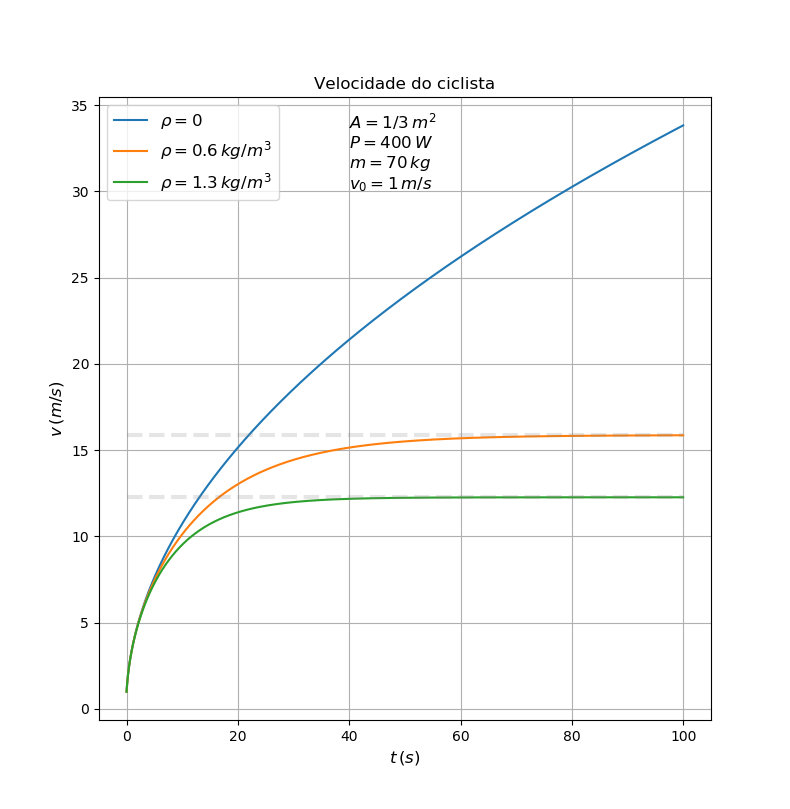

Write Python code to recreate this figure.
import numpy as np
import matplotlib.pyplot as plt
import subprocess


# simulation parameters
v0  = 1
rho0 = 0
rho1 = 1.3
rho2 = 0.6
tmax = 100
dt = 0.001
in1 = str(v0) + " " + str(rho0) + " " + str(tmax) + " " + str(dt)
in2 = str(v0) + " " + str(rho1) + " " + str(tmax) + " " + str(dt)
in3 = str(v0) + " " + str(rho2) + " " + str(tmax) + " " + str(dt)


# compile code
compiler = "gfortran"
flags = ["-Wall", "-Wextra", "-Wconversion-extra", "-std=f95", "-pedantic", "-fimplicit-none", "-fbacktrace", "-O3", "-march=native"]
source = "1.f90"
cmd = [compiler] + flags + [source]

print("Compiling {} with {} {}".format(source, compiler, flags))
bla = subprocess.run(cmd, check = True, stdout=subprocess.PIPE)

if bla.returncode != 0:
    print("Oh, shit")
    exit(1)


# run code
print("Running code with:")
print("v0 = {}".format(v0))
print("rho = {}".format(rho0))
print("tmax = {}".format(tmax))
print("dt = {}".format(dt))
with open("out_rho0", mode = 'w') as outfile:
    bla = subprocess.run(["./a.out"],
                         input=in1, encoding='ascii',
                         check = True,
                         stdout=outfile)
print("")
print("Running code with:")
print("v0 = {}".format(v0))
print("rho = {}".format(rho1))
print("tmax = {}".format(tmax))
print("dt = {}".format(dt))
with open("out_rho1", mode = 'w') as outfile:
    bla = subprocess.run(["./a.out"],
                         input=in2, encoding='ascii',
                         check = True,
                         stdout=outfile)
print("")
print("Running code with:")
print("v0 = {}".format(v0))
print("rho = {}".format(rho2))
print("tmax = {}".format(tmax))
print("dt = {}".format(dt))
with open("out_rho2", mode = 'w') as outfile:
    bla = subprocess.run(["./a.out"],
                         input=in3, encoding='ascii',
                         check = True,
                         stdout=outfile)


print("")
print("Plotting results")
fig = plt.figure()
ax = fig.add_subplot(111)

data = np.loadtxt("out_rho0", unpack = True)
T0 = data[0]
X0 = data[1]
data = np.loadtxt("out_rho1", unpack = True)
T1 = data[0]
X1 = data[1]
data = np.loadtxt("out_rho2", unpack = True)
T2 = data[0]
X2 = data[1]

ax.plot(T0,  X0, label = "$\\rho = 0$")
ax.plot(T2,  X2, label = "$\\rho = 0.6 \, kg / m^3$")
ax.plot(T1,  X1, label = "$\\rho = 1.3 \, kg / m^3$")
ax.plot([T2[0], T2[-1]], [X2[-1], X2[-1]], '--', color = 'gray', linewidth = 3, alpha = 0.2)
ax.plot([T1[0], T1[-1]], [X1[-1], X1[-1]], '--', color = 'gray', linewidth = 3, alpha = 0.2)

#ax.set_yscale('log')
#ax.set_xscale('log')
ax.legend(fontsize = 'large', fancybox=True)
ax.grid()

plt.title("Velocidade do ciclista", fontsize = 'large')
plt.ylabel("$v \, (m/s)$", fontsize = 'large')
plt.xlabel("$t \, (s)$", fontsize = 'large')
plt.text(40, 30, "$A = 1/3 \, m^2$ \n" + 
                 "$P = 400 \, W$ \n" +
                 "$m = 70  \, kg$ \n" +
                 "$v_0 = 1 \, m/s$",
                 size = 12)

plt.show()
